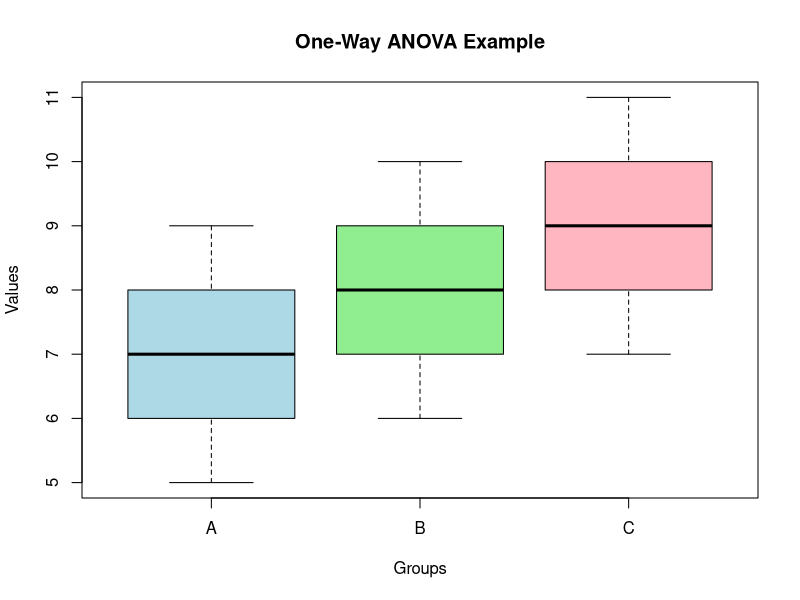

Generate this figure with R:
#ANOVA in R
#One way ANOVA
# One-Way ANOVA compares means across multiple groups
# Example: Test if three groups have different average scores

# Create sample data
group <- factor(rep(c("A", "B", "C"), each = 5))   # 3 groups, each with 5 values
values <- c(5,6,7,8,9,   # Group A
            6,7,8,9,10,  # Group B
            7,8,9,10,11) # Group C

# Perform One-Way ANOVA
anova_oneway <- aov(values ~ group)

# Show results
summary(anova_oneway)

# Visualize group means with a boxplot
boxplot(values ~ group,
        main = "One-Way ANOVA Example",
        xlab = "Groups",
        ylab = "Values",
        col = c("lightblue", "lightgreen", "lightpink"))
